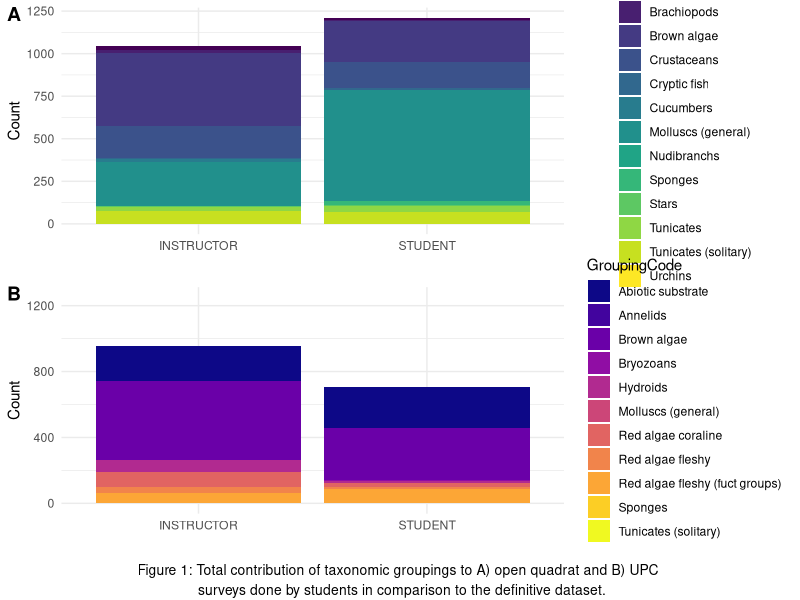
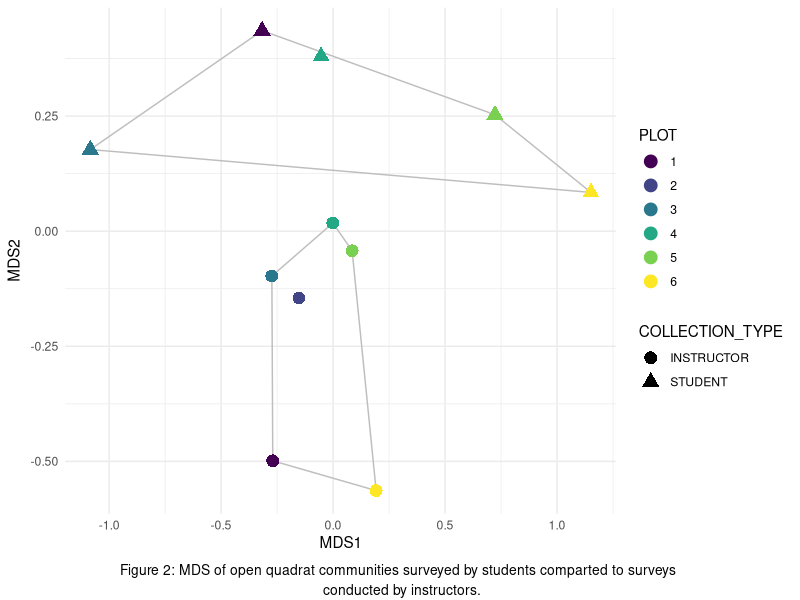
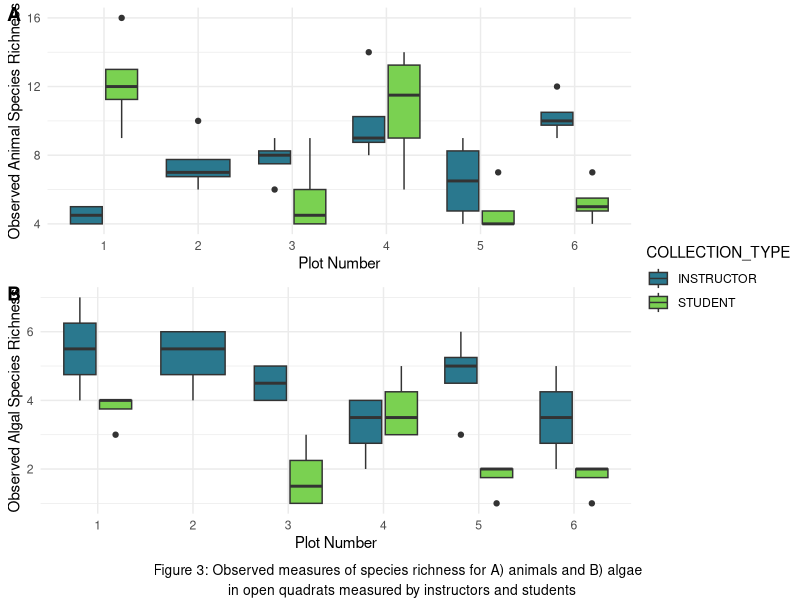

Generate these figures, in order, with R:
###################################################################################
#                                                                                ##
# Title of Script                                                                ##
# Data are current as of 2018-07-10                                              ##
# Data source: Marine Subtidal Ecology Course - Kelp Ecosystem Ecology Network - ##
# Friday Harbor Labs - University of Oregon                                      ##
# R code prepared by Ross Whippo                                                 ##
# Last updated 2018-07-10                                                        ##
#                                                                                ##
###################################################################################

# SUMMARY:

# Data analyses from the 2018 Subtidal Marine Ecology Course taught at Friday 
# Harbor Labs by Aaron Galloway, Alex Lowe, Pema Kitaeff, and Mo Turner. Data
# quantifies kelp and kelp-associated communitites at the South West corner of 
# Shaw Island, WA in June 2018. Data were collected according to the Kelp Ecosystem
# Ecology Network experimental protocol, but using 3 removal plots, 3 control plots
# and 4 quadrats of each kind (UPC, Open Quadrat) per plot. Definitive data was 
# collected by Galloway and Lowe. Redundant data was collected by students for 
# comparison. 

# Required Files (check that script is loading latest version):
# QUAD-Data.csv
# UPC_SUBS_CODES.csv
# WA_SP_CODES.csv

# Associated Scripts:
# None

# TO DO

###################################################################################
# TABLE OF CONTENTS                                                               #
#                                                                                 #
# RECENT CHANGES TO SCRIPT                                                        #
# LOAD PACKAGES                                                                   #
# READ IN AND PREPARE DATA                                                        #
# DATA MANIPULATION                                                               #
# GENERATE FIGURES                                                                #
#                                                                                 #
###################################################################################

###################################################################################
# RECENT CHANGES TO SCRIPT                                                        #
###################################################################################

# 2018-07-09 Script created by Ross Whippo

###################################################################################
# LOAD PACKAGES                                                                   #
###################################################################################

library(dplyr)
library(tidyr)
library(ggplot2)
library(viridis)
library(ggpubr)
library(vegan)

###################################################################################
# READ IN AND PREPARE DATA                                                        #
###################################################################################

quaddata <- read.csv("QUAD_Data.csv")
codes <- read.csv("WA_SP_CODES.csv")
subs <- read.csv("UPC_SUBS_CODES.csv")

# create column designating 'INSTRUCTOR' vs 'student' data
quaddata <- quaddata %>%
  mutate(COLLECTION_TYPE = ifelse(OBSERVER == "Lowe" | OBSERVER == "Galloway", 
                                  "INSTRUCTOR", "STUDENT"))
quaddata$COLLECTION_TYPE <- as.factor(quaddata$COLLECTION_TYPE)

# create column of full species names
names(codes)[names(codes)=="SP_CODE"] <- "MO_SP_CODE"
quaddata <- left_join(quaddata, codes, by="MO_SP_CODE")

quaddata$GroupingCode <- as.character(quaddata$GroupingCode)
quaddata$GroupingCode[quaddata$GroupingCode == ""] <- "Abiotic substrate"
quaddata$GroupingCode[quaddata$GroupingCode == "Mollusks (general)"] <- "Molluscs (general)"
quaddata$GroupingCode <- as.factor(quaddata$GroupingCode)

# open quadrat data
QUADS <- quaddata %>%
  subset(DATA_TYPE == "QUAD")

# UPC quadrat data
UPC <- quaddata %>%
  subset(DATA_TYPE == "UPC")

###################################################################################
# DATA MANIPULATION                                                               #
###################################################################################

# summarize counts of organisms for quads by group
quad_count_groups <- QUADS %>%
  group_by(COLLECTION_TYPE, GroupingCode) %>%
  summarise(sum(COUNT))
names(quad_count_groups)[names(quad_count_groups)=="sum(COUNT)"] <- "TOT_COUNT"

# summarize counts of organisms and substrate for UPC by group
UPC_count_groups <- UPC %>%
  subset(DATA_TYPE == "UPC") %>%
  group_by(COLLECTION_TYPE, GroupingCode) %>%
  summarise(sum(COUNT)) 
names(UPC_count_groups)[names(UPC_count_groups)=="sum(COUNT)"] <- "TOT_COUNT"


# Create matrix for community composition analysis
quad_matrix <- QUADS %>%
  group_by(COLLECTION_TYPE, PLOT, MO_SP_CODE) %>%
  summarise(sum(COUNT))
names(quad_matrix)[names(quad_matrix)=="sum(COUNT)"] <- "TOT_COUNT"

KEEN_mat_quad_full <- quad_matrix %>%
  spread(MO_SP_CODE, TOT_COUNT, fill = 0)
KEEN_quad_mat_run <- KEEN_mat_quad_full[,c(3:61)]

# MDS of community
KEEN_quad_mds <- metaMDS(KEEN_quad_mat_run)
KEEN_quad_mds_points <- KEEN_quad_mds$points
KEEN_quad_mds_points <- data.frame(KEEN_quad_mds_points)
plot_data_mds <- data.frame(KEEN_quad_mds_points, KEEN_mat_quad_full[,1:2])
vec_quad <- envfit(KEEN_quad_mds$points, KEEN_quad_mat_run, perm = 1000)
vec_quad_df <- as.data.frame(vec_quad$vectors$arrows*sqrt(vec_quad$vectors$r))
vec_quad_df$species <- rownames(vec_quad_df)
library(plyr)
chulls_quad <- ddply(plot_data_mds, .(COLLECTION_TYPE), function(df) df[chull(df$MDS1, df$MDS2), ])
detach(package:plyr)
#plot_data_mds$PLOT <- as.factor(plot_data_mds$PLOT)

###################################################################################
# ANALYSES                                                                        #
###################################################################################

# All Richness
All_rich <- quaddata %>%
  select(PLOT, QUAD, DATA_TYPE, COUNT, COLLECTION_TYPE, MO_SP_CODE, GroupingCode) %>%
  group_by(PLOT, QUAD, DATA_TYPE, COLLECTION_TYPE, MO_SP_CODE, GroupingCode) %>%
  summarise(sum(COUNT))
names(All_rich)[names(All_rich)=="sum(COUNT)"] <- "TOT_COUNT"

# Extract Quadrats
All_quad <- All_rich %>%
  filter(DATA_TYPE == "QUAD")
# Extract Animals
algae <- c("Brown algae", "Green algae", "Red algae fleshy (fuct groups)
", "Red algae fleshy", "Red algae coraline")
Anim_quad <- All_quad %>%
  filter(!GroupingCode %in% algae)
# total redundant grouping codes
Anim_quad <- Anim_quad %>%
  ungroup() %>%
  select(-c(GroupingCode, DATA_TYPE)) %>%
  group_by(PLOT, QUAD, COLLECTION_TYPE, MO_SP_CODE, TOT_COUNT) %>%
  summarise(sum(TOT_COUNT))
names(Anim_quad)[names(Anim_quad)=="sum(TOT_COUNT)"] <- "NEW_COUNT"
Anim_quad <- Anim_quad %>%
  select(-TOT_COUNT)

# spread quad animals
Anim_spread_quad <- Anim_quad %>%
  group_by(COLLECTION_TYPE) %>%
  spread(MO_SP_CODE, NEW_COUNT, fill = 0)

Anim_pool_quad <- Anim_spread_quad[,4:53]
Anim_quad_plots <-Anim_spread_quad[,c(1:3)]
Anim_quad_plots <-Anim_quad_plots %>%
  unite_("PLOTQUAD_TYPE", c("PLOT", "QUAD", "COLLECTION_TYPE"), sep = "_", remove = FALSE)
attach(Anim_quad_plots)
Anim_quad_rich <- Anim_pool_quad %>%
  specpool(PLOTQUAD_TYPE)
Anim_quad_rich <- Anim_quad_rich %>%
  bind_cols(Anim_quad_plots)
Anim_quad_rich$PLOT <- as.factor(Anim_quad_rich$PLOT)


# extract quad algae
Algae_quad <- All_quad %>%
  filter(GroupingCode %in% algae)

# spread quad animals
Algae_spread_quad <- Algae_quad %>%
  group_by(COLLECTION_TYPE) %>%
  spread(MO_SP_CODE, TOT_COUNT, fill = 0)

Algae_pool_quad <- Algae_spread_quad[,6:14]
Algae_quad_plots <-Algae_spread_quad[,c(1:2,4)]
Algae_quad_plots <-Algae_quad_plots %>%
  unite_("PLOTQUAD_TYPE", c("PLOT", "QUAD", "COLLECTION_TYPE"), sep = "_", remove = FALSE)
attach(Algae_quad_plots)
Algae_quad_rich <- Algae_pool_quad %>%
  specpool(PLOTQUAD_TYPE)
Algae_quad_rich <- Algae_quad_rich %>%
  bind_cols(Algae_quad_plots)
Algae_quad_rich$PLOT <- as.factor(Algae_quad_rich$PLOT)

###################################################################################
# GENERATE FIGURES                                                                #
###################################################################################

############### FIGURE 1
# Total contribtion of Group Codes for Quadrats and UPC by Students and
# Instructors

# Figure of counts of observed groups by collection type for open quads
COUNT_GROUPS_TYPE_QUAD <- ggplot(quad_count_groups, aes(x = COLLECTION_TYPE, y = TOT_COUNT)) + geom_bar(stat = "identity", aes(fill = GroupingCode)) + 
  theme_minimal() + 
  scale_fill_viridis(discrete=TRUE) +
  labs(x="", y="Count") 
#COUNT_GROUPS_TYPE_QUAD

# Figure of counts of observed of groups by collection type for UPC
COUNT_GROUPS_TYPE_UPC <- ggplot(UPC_count_groups, aes(x = COLLECTION_TYPE, y = TOT_COUNT)) + geom_bar(stat = "identity", aes(fill = GroupingCode)) + 
  theme_minimal() + 
  scale_fill_viridis(discrete=TRUE, option = "plasma") +
  labs(x="", y="Count") +
  ylim(0, 1250)
#COUNT_GROUPS_TYPE_UPC


Figure1 <- ggarrange(COUNT_GROUPS_TYPE_QUAD, COUNT_GROUPS_TYPE_UPC, 
                     labels = c("A", "B"),
                     ncol = 1, nrow = 2,
                     common.legend = FALSE, 
                     legend = "right",
                     align = "v")
annotate_figure(Figure1, bottom = text_grob("Figure 1: Total contribution of taxonomic groupings to A) open quadrat and B) UPC \n surveys done by students in comparison to the definitive dataset.", size = 10))

# best size 600x850


############### FIGURE 2
# Visualization of community composition by Students and Instructors from open
# quadrats

# MDS
QUAD_MDS <- ggplot(plot_data_mds, aes(x=MDS1, y=MDS2, pch = COLLECTION_TYPE, color = factor(PLOT))) + 
  labs(color = "PLOT") +
  theme_minimal() +
  geom_polygon(data=chulls_quad, aes(x=MDS1, y=MDS2, group=COLLECTION_TYPE), fill=NA, color = "grey") +
  geom_point(size = 4) +
  scale_color_viridis_d()

Figure2 <- ggarrange(QUAD_MDS, 
                     ncol = 1, nrow = 1,
                     common.legend = FALSE, 
                     legend = "right")
annotate_figure(Figure2, bottom = text_grob("Figure 2: MDS of open quadrat communities surveyed by students comparted to surveys \n conducted by instructors.", size = 10))

# best size 700x500

############### FIGURE 3
# Richness of animals and algae
# animal quadrats

QUAD_RICH_ANIM <- ggplot(Anim_quad_rich, aes(x = PLOT, y = Species, fill=COLLECTION_TYPE)) +
  geom_boxplot() +
  theme_minimal() +
  scale_fill_viridis_d(begin = 0.4, end = 0.8) +
  ylab("Observed Animal Species Richness") +
  xlab("Plot Number") 
  
QUAD_RICH_ALGAE <- ggplot(Algae_quad_rich, aes(x = PLOT, y = Species, fill=COLLECTION_TYPE)) +
  geom_boxplot() +
  theme_minimal() +
  scale_fill_viridis_d(begin = 0.4, end = 0.8) +
  ylab("Observed Algal Species Richness") +
  xlab("Plot Number") 

Figure3 <- ggarrange(QUAD_RICH_ANIM, QUAD_RICH_ALGAE, 
                     ncol = 1, nrow = 2,
                     labels = c("A", "B"),
                     common.legend = TRUE, 
                     legend = "right")
annotate_figure(Figure3, bottom = text_grob("Figure 3: Observed measures of species richness for A) animals and B) algae \n in open quadrats measured by instructors and students", size = 10))

# best size: 500x700

#####
#<<<<<<<<<<<<<<<<<<<<<<<<<<END OF SCRIPT>>>>>>>>>>>>>>>>>>>>>>>>#
